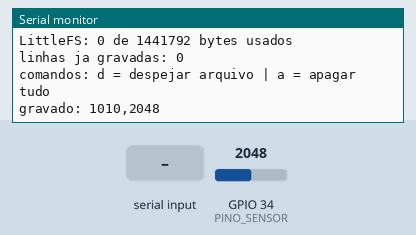
Simulated run of this sketch. Board: ESP32. Parts: the last lines printed to the serial monitor. Inputs (shaded band) come from the test bench; at power-on: GPIO 34 (PINO_SENSOR) = 2048. Storage starts empty; EEPROM starts erased.

Above: at 1.7 s.
1.8 s: "d\n" received over Serial
At 1.96 s:
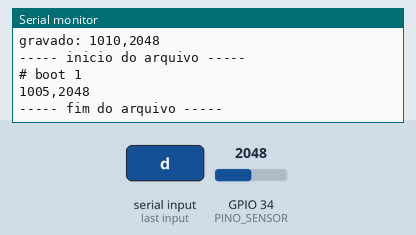
3.3 s: "a\n" received over Serial
At 3.9 s:
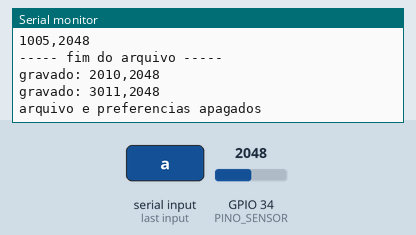
4.8 s: GPIO 34 (PINO_SENSOR) set to 2866
At 5.7 s:
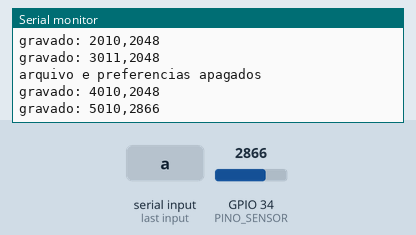
6.3 s: GPIO 34 (PINO_SENSOR) set to 3603
At 7.8 s:
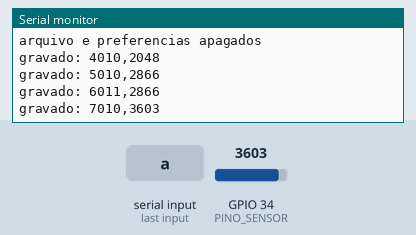
Timing chart, 0 to 8.8 s (numbered marks = the images above; inputs shaded):
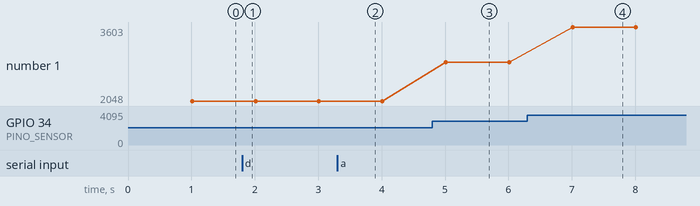

The sketch:

03b-persistencia.ino
```cpp
/*
 * Oficina de ESP32 — PETECO / UTFPR
 * 03. FreeRTOS, flash e energia — Preferences (NVS) e LittleFS
 *
 * Mostra as duas formas de guardar dado na flash:
 *   Preferences -> valores pequenos, chave-valor (configuração, contadores)
 *   LittleFS    -> arquivos (log, histórico, JSON)
 *
 * ANTES DE GRAVAR: Ferramentas > Partition Scheme > um esquema com SPIFFS
 * (por exemplo "Default 4MB with spiffs"). Sem isso o LittleFS não monta.
 *
 * Teste que vale fazer: rode, tire da tomada, ligue de novo.
 * O contador de boots e o arquivo continuam lá.
 */

#include <Preferences.h>
#include <LittleFS.h>

const int PINO_SENSOR = 34;
const char *ARQUIVO_LOG = "/log.csv";

Preferences prefs;

uint32_t boots = 0;
int intervaloMs = 1000;
int intervaloSalvo = 0;      // cópia do que já está na flash

// Protótipos: a Arduino IDE os gera sozinha, o PlatformIO não.
void gravaLeitura();
void atendeComandos();
void despejaArquivo();
int  contaLinhas();

void setup() {
  Serial.begin(115200);
  delay(500);
  Serial.println("\n=== Persistencia ===");

  // ------------------------------------------------- Preferences (NVS)
  // Namespace e chave: NO MÁXIMO 15 CARACTERES cada.
  // "intervaloAmostragem" tem 19 e falharia silenciosamente.
  prefs.begin("oficina3", false);          // false = leitura e escrita

  boots = prefs.getUInt("boots", 0) + 1;   // 2º arg: padrão na 1ª execução
  intervaloMs = prefs.getInt("intervalo", 1000);
  intervaloSalvo = intervaloMs;

  prefs.putUInt("boots", boots);           // este sim muda todo boot

  Serial.printf("boot #%u\n", boots);
  Serial.printf("intervalo salvo: %d ms\n", intervaloMs);

  // ------------------------------------------------- LittleFS
  if (!LittleFS.begin(true)) {             // true = formata se falhar
    Serial.println("ERRO: LittleFS nao montou.");
    Serial.println("Confira o Partition Scheme na IDE.");
    while (true) delay(100);
  }

  Serial.printf("LittleFS: %u de %u bytes usados\n",
                LittleFS.usedBytes(), LittleFS.totalBytes());
  Serial.printf("linhas ja gravadas: %d\n", contaLinhas());

  // Marca o começo desta sessão no arquivo.
  File f = LittleFS.open(ARQUIVO_LOG, FILE_APPEND);
  if (f) {
    f.printf("# boot %u\n", boots);
    f.close();
  }

  Serial.println("comandos: d = despejar arquivo | a = apagar tudo");
}

// ----------------------------------------------------------- loop
void loop() {
  gravaLeitura();
  atendeComandos();
}

// Grava uma linha no CSV, no ritmo guardado no Preferences.
void gravaLeitura() {
  static unsigned long ultima = 0;
  if (millis() - ultima < (unsigned long)intervaloMs) return;
  ultima = millis();

  int valor = analogRead(PINO_SENSOR);

  File f = LittleFS.open(ARQUIVO_LOG, FILE_APPEND);
  if (!f) {
    Serial.println("falha ao abrir o arquivo");
    return;
  }
  f.printf("%lu,%d\n", millis(), valor);
  f.close();                               // sem close(), o dado pode se perder

  Serial.printf("gravado: %lu,%d\n", millis(), valor);
}

void atendeComandos() {
  if (!Serial.available()) return;

  char c = Serial.read();
  if (c == 'd') {
    despejaArquivo();
  } else if (c == 'a') {
    LittleFS.remove(ARQUIVO_LOG);
    prefs.clear();                         // limpa o namespace inteiro
    Serial.println("arquivo e preferencias apagados");
  }
}

void despejaArquivo() {
  File f = LittleFS.open(ARQUIVO_LOG, FILE_READ);
  if (!f) { Serial.println("arquivo nao existe"); return; }

  Serial.println("----- inicio do arquivo -----");
  while (f.available()) Serial.write(f.read());
  Serial.println("----- fim do arquivo -----");
  f.close();
}

int contaLinhas() {
  File f = LittleFS.open(ARQUIVO_LOG, FILE_READ);
  if (!f) return 0;

  int n = 0;
  while (f.available()) {
    if (f.read() == '\n') n++;
  }
  f.close();
  return n;
}

/*
 * Como mudar o intervalo sem reprogramar a placa:
 *
 *   if (novoIntervalo != intervaloSalvo) {   // SÓ grave quando MUDA
 *     prefs.putInt("intervalo", novoIntervalo);
 *     intervaloSalvo = novoIntervalo;
 *   }
 *
 * Gravar a cada volta do loop desgasta a flash e destrói a partição
 * em poucos dias. O teste "mudou?" é o que evita isso.
 */
```

Measured:
- after the input at 1.8 s, the serial monitor: prints a new line at once (image 1)
- after the input at 3.3 s, the serial monitor: prints a new line at once (image 2)
- after the input at 4.8 s, the serial monitor: prints a new line after 0.21 s (image 3)
- after the input at 6.3 s, the serial monitor: prints a new line after 0.71 s (image 4)
- plotted number 1: 2048 → 2866 after the input at 4.8 s, 2866 → 3603 after the input at 6.3 s
